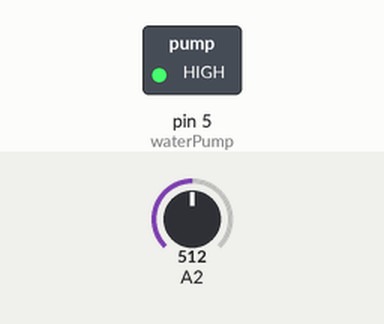
Bench run of a sketch on a simulated Arduino Uno, built with avr-gcc and run on an emulated ATmega328P. Parts: switched loads named in the sketch (green lamp = pin HIGH). Inputs (shaded band) come from the test bench; at power-on: A2 = 512.

Above: at 4.8 s.
4.9 s: A2 set to 690
9.9 s: A2 set to 718
At 13.3 s:
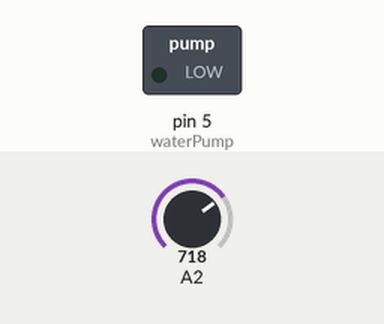
14.9 s: A2 set to 511
At 16.4 s:
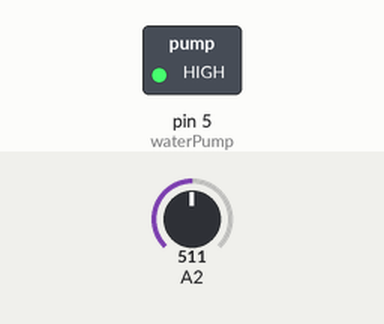
19.9 s: A2 set to 716
At 20.6 s:
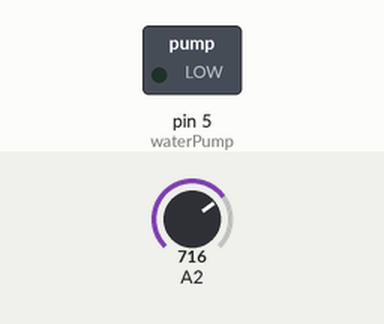
Timing chart, 0 to 22.9 s (numbered marks = the images above; inputs shaded):
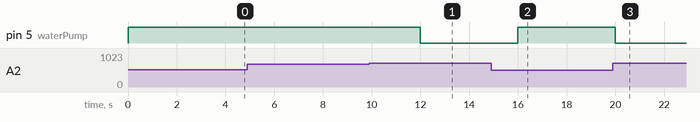

Measured:
- the behaviour switches between 705 and 706 on A2 (found by bisection; images 0 and 1)
- after the input at 4.9 s, every drawn part: stays the same
- after the input at 9.9 s, pin 5 (waterPump): HIGH → LOW after 2.1 s
- after the input at 14.9 s, pin 5 (waterPump): LOW → HIGH after 1.1 s
- after the input at 19.9 s, pin 5 (waterPump): HIGH → LOW after 0.10 s

The sketch:

sketch_feb1a.ino
```cpp
//Original Code: https://www.instructables.com/Arduino-Plant-Watering-System/
//Amended by Armandus Basson
//For Arduino UNO
//Components / Kit: https://www.robofactory.co.za/home/232-automatic-smart-plant-watering-kit.html

int waterPump = 5; //Relay Pin = 5

void setup() {
  Serial.begin(9600);
  pinMode(waterPump, OUTPUT);
}

void loop() {
  int humidityRaw = analogRead(A2);
  int humidityReal = map(humidityRaw, 1023, 0 ,0, 100); //Convert raw sensor data to percentage
   if (humidityReal > 30) //Set threshold when relay must open for pump to feed water
  {
    digitalWrite(waterPump, HIGH);

  }else{
    digitalWrite(waterPump, LOW);
  }
  delay(4000); //Delay before next sensor reading. Current set as 4 seconds
}
```
